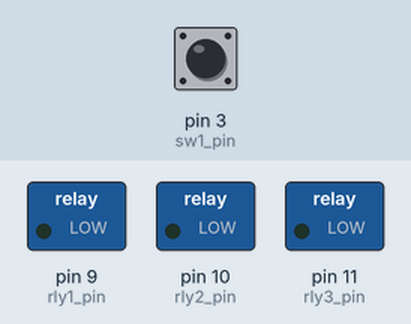
Bench run of a sketch on a simulated Arduino Uno, built with avr-gcc and run on an emulated ATmega328P. Parts: switched loads named in the sketch (green lamp = pin HIGH). The inputs (shaded band) are chosen by the test bench; at power-on: pin 3 (sw1_pin) LOW. Random numbers use the default seed unless the sketch sets one.

Above: at 1.2 s.
1.3 s: pin 3 (sw1_pin) pulled HIGH for 0.15 s
At 1.7 s:
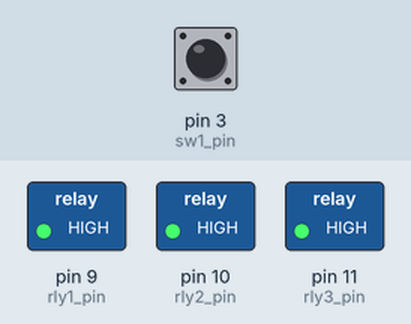
Timing chart, 0 to 4.3 s (numbered marks = the images above; inputs shaded):
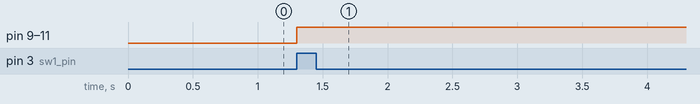

Measured:
- after the input at 1.3 s, pin 9 (rly1_pin), pin 10 (rly2_pin), pin 11 (rly3_pin): LOW → HIGH at once

The sketch:

adepto_no_reader.ino
```cpp
// (licence header left out)
// Determine how much money was read by a Pyramid Technologies APEX-5400 series
// bill acceptor.

// The bill acceptor should be configured to communicate by sending 10 pulses
// for every $1. The pulses should be set to fast - 50ms on, 50ms off.


int quantum = 250;      // milliseconds per step, 1/4 second
int minsteps =  1 * (1000 / quantum);
int maxsteps = 16 * (1000 / quantum);

char steps1[256];
char steps2[256];
char steps3[256];

int steps = 0;                         // number of steps to work through
int current_step = 0;                  // number of steps left
unsigned long last_step = millis();    // when was the last time a step was executed

int sw1_pin = 3;                       // input switch 1

int rly1_pin = 9;                      // relay 1
int rly2_pin = 10;                     // relay 2
int rly3_pin = 11;                     // relay 3

unsigned long last_change = millis();  // when was the last time a pulse was received?

int checked = true;


void setup()
{
  Serial.begin(57600);                    // setup the serial port for communications with the host computer
  randomSeed(analogRead(0));

  pinMode(sw1_pin, INPUT);

  pinMode(rly1_pin, OUTPUT);
  pinMode(rly2_pin, OUTPUT);
  pinMode(rly3_pin, OUTPUT);
}


void tobin(int val, char *buf)
{
  memset(buf, '0', 32);

  for (int cnt = 0; cnt++; cnt <= 32) {
    if (val & pow(2, cnt) == 1) {
      *buf = '1';
    }

    ++buf;

  }
}


void setup_steps()
{
  int s1r1 = random(0, 0xffffffff);
  int s1r2 = random(0, 0xffffffff);
  int s2r1 = random(0, 0xffffffff);
  int s2r2 = random(0, 0xffffffff);
  int s3r1 = random(0, 0xffffffff);
  int s3r2 = random(0, 0xffffffff);

  tobin(s1r1, &steps1[0]);
  tobin(s1r2, &steps1[32]);
  tobin(s2r1, &steps2[0]);
  tobin(s2r2, &steps2[32]);
  tobin(s3r1, &steps3[0]);
  tobin(s3r2, &steps3[32]);
}


void check_the_switches()
{
  if (digitalRead(sw1_pin)) {

    setup_steps();
    steps = random(minsteps, maxsteps);
    current_step = 0;

  }
}


void trip_the_relays()
{
  unsigned long int now = millis();

  if (current_step < steps) {
    if ((now - last_step) > quantum) {

      digitalWrite(rly1_pin, steps1[current_step]);
      digitalWrite(rly2_pin, steps2[current_step]);
      digitalWrite(rly3_pin, steps3[current_step]);

      current_step += 1;
    }
  }
}


void loop()
{
  check_the_switches();
  trip_the_relays();
}
```
